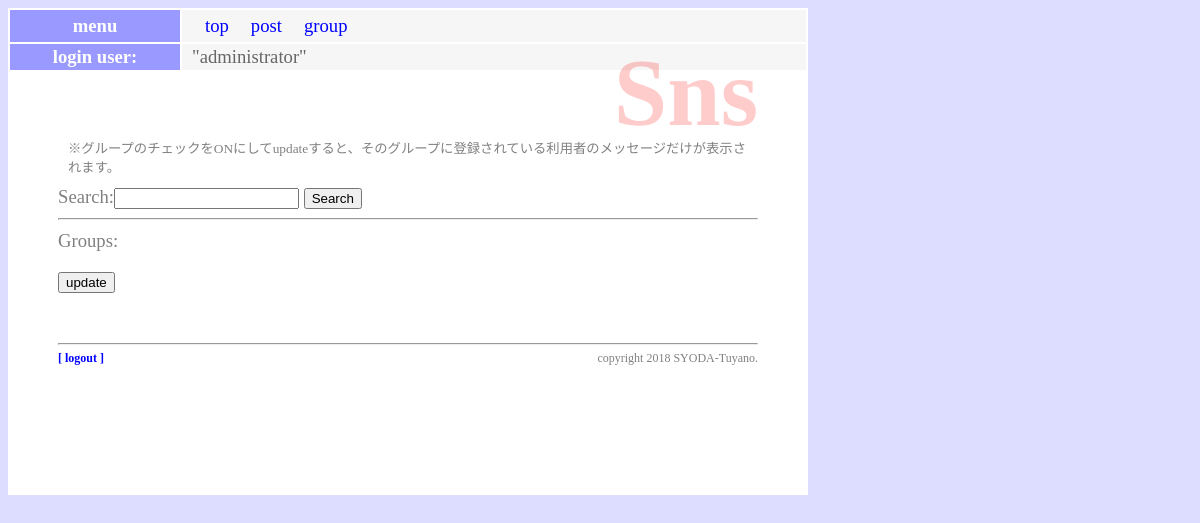
Before: /sns/ (signed in) with the older database file.
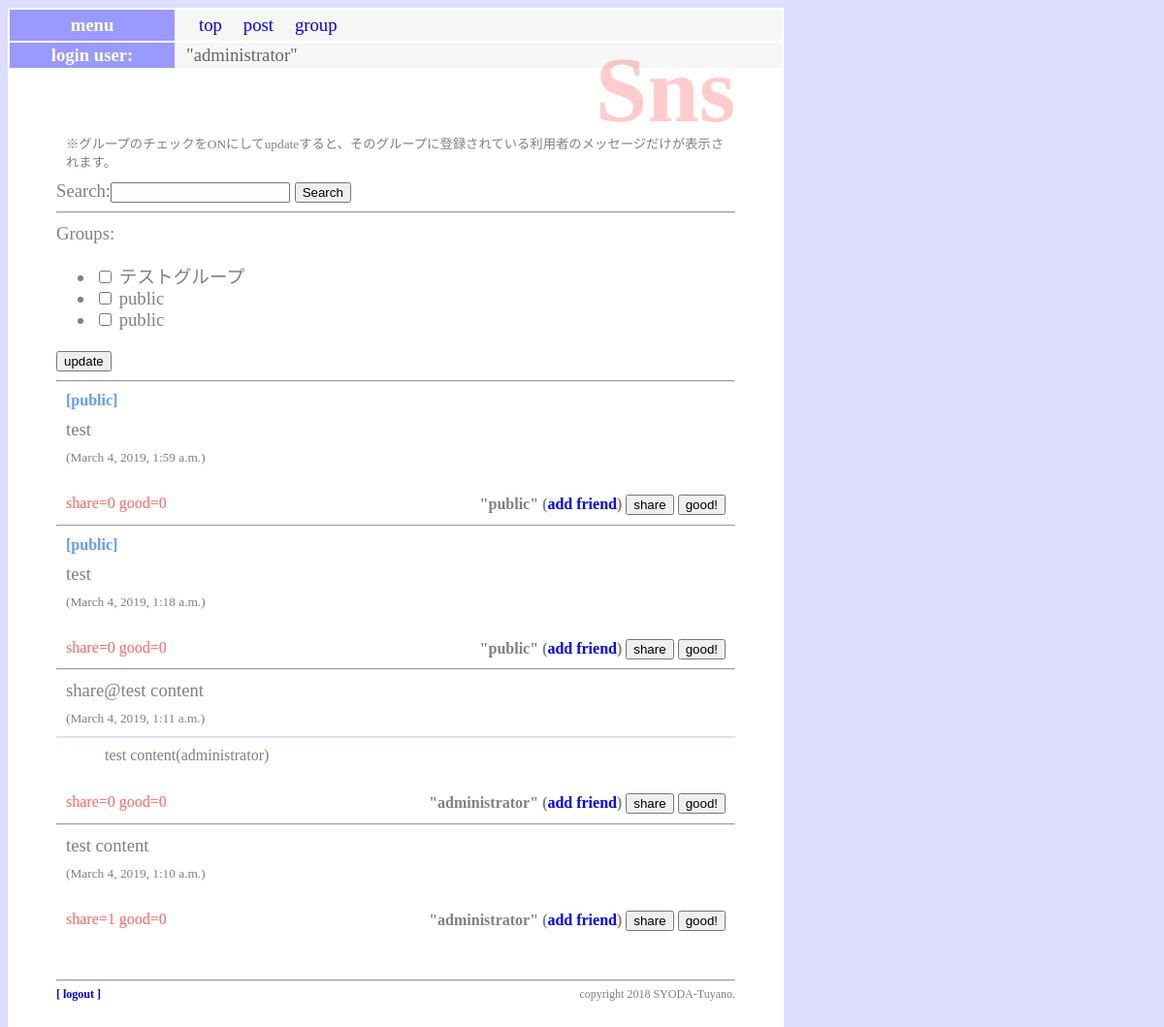
After: the same page with the newer database file.
### sns/models/message.py (models this page shows)
class Message(models.Model):
    owner = models.ForeignKey(User, on_delete=models.CASCADE, \
                              related_name='message_owner')
    group = models.ForeignKey('Group', on_delete=models.CASCADE)
    content = models.TextField(max_length=1000)
    share_id = models.IntegerField(default=-1)
    good_count = models.IntegerField(default=0)
    share_count = models.IntegerField(default=0)
    pub_date = models.DateTimeField(auto_now_add=True)
    def __str__(self):
        return str(self.content) + '(' + str(self.owner) + ')'
    def get_share(self):
        return Message.objects.get(id=self.share_id)
    class Meta:
        ordering = ('-pub_date',)

### sns/views/index.py (the view)
# urls.py: path('', views.index, name="home"),
@login_required(login_url='/admin/login/')
def index(request):
    (public_user, public_group) = common.Common.get_public()
    if request.method == 'POST':
        if request.POST['mode'] == '__check_form__':
            searchform = SearchForm()
            checkform = GroupCheckForm(request.user,request.POST)
            glist = []
            for item in request.POST.getlist('groups'):
                glist.append(item)
            messages = common.Common.get_your_group_message(request.user, \
                    glist, None)
        if request.POST['mode'] == '__search_form__':
            searchform = SearchForm(request.POST)
            checkform = GroupCheckForm(request.user)
            gps = Group.objects.filter(owner=request.user)
            glist = [public_group]
            for item in gps:
                glist.append(item)
            messages = common.Common.get_your_group_message(request.user, glist, \
                    request.POST['search'])
    else:
        searchform = SearchForm()
        checkform = GroupCheckForm(request.user)
        gps = Group.objects.filter(owner=request.user)
        glist = [public_group]
        for item in gps:
            glist.append(item)
        messages = common.Common.get_your_group_message(request.user, glist, None)
    params = {
            'login_user':request.user,
            'contents':messages,
            'check_form':checkform,
            'search_form':searchform,
        }
    return render(request, 'sns/index.html', params)

### sns/forms.py
class GroupCheckForm(forms.Form):
    def __init__(self, user, *args, **kwargs):
        super(GroupCheckForm, self).__init__(*args, **kwargs)
        public = User.objects.filter(username='public').first()
        self.fields['groups'] = forms.MultipleChoiceField(
            choices=[(item.title, item.title) for item in \
                 Group.objects.filter(owner__in=[user,public])],
            widget=forms.CheckboxSelectMultiple(),
        )

class SearchForm(forms.Form):
    search = forms.CharField(max_length=100)

### sns/models/group.py (called while the page is built)
    def __str__(self):
        return self.title

### sns/views/common.py (called while the page is built)
    @staticmethod
    def get_public():
        public_user = User.objects.filter(username='public').first()
        public_group = Group.objects.filter \
                (owner=public_user).first()
        return (public_user, public_group)

### sns/templates/sns/index.html (shortened to what this page needs)
{% extends 'sns/layout.html' %}
{% block header %}
<h1>Sns</h1>
<p class="caption">※グループのチェックをONにしてupdateすると、そのグループに登録されている利用者のメッセージだけが表示されます。</p>
{% endblock %}
{% block content %}
<form action="{% url 'sns:index' %}" method="post">
{{search_form}}
<button>Search</button>
</form>
<hr>
<form action="{% url 'sns:index' %}" method="post">
{{check_form}}
<button>update</button>
</form>
{% for item in contents %}
<hr>
<p class="message_public">
{% if item.group.title == 'public' %}
[public]
{% endif %}</p>
<p class="message_content">{{item.content}}</p>
<p class="message_date"> ({{item.pub_date}})</p>
{% if item.share_id > 0 %}
    <hr class="share_line">
    <p class="share_item_content">{{item.get_share}}</P>
{% endif %}
<p class="message_owner">
    <span class="message_counter">share={{item.share_count}} good={{item.good_count}}</span>
    "{{item.owner}}" (<a href="{% url 'sns:add' %}?name={{item.owner}}">add friend</a>)
    <a href="{% url 'sns:share' item.id %}"><button>share</button></a>
    <a href="{% url 'sns:good' item.id %}"><button>good!</button></a>
</p>
{% endfor %}
{% endblock %}

Changed rows visible on the page:
added Message: shows "[public]", content "test", pub_date "March 4, 2019, 1:59 a.m.", share_count "0", good_count "0", owner "public"
added Message: shows "[public]", content "test", pub_date "March 4, 2019, 1:18 a.m.", share_count "0", good_count "0", owner "public"
added Message: content "share@test content", pub_date "March 4, 2019, 1:11 a.m.", get_share "test content(administrator)", share_count "0", good_count "0", owner "administrator"
added Message: content "test content", pub_date "March 4, 2019, 1:10 a.m.", share_count "1", good_count "0", owner "administrator"
Other visible differences:
form field groups: (not shown) → "☐ ☐ ☐"
text no longer shown: "Groups:"
text now shown: "Groups: テストグループ public public"
